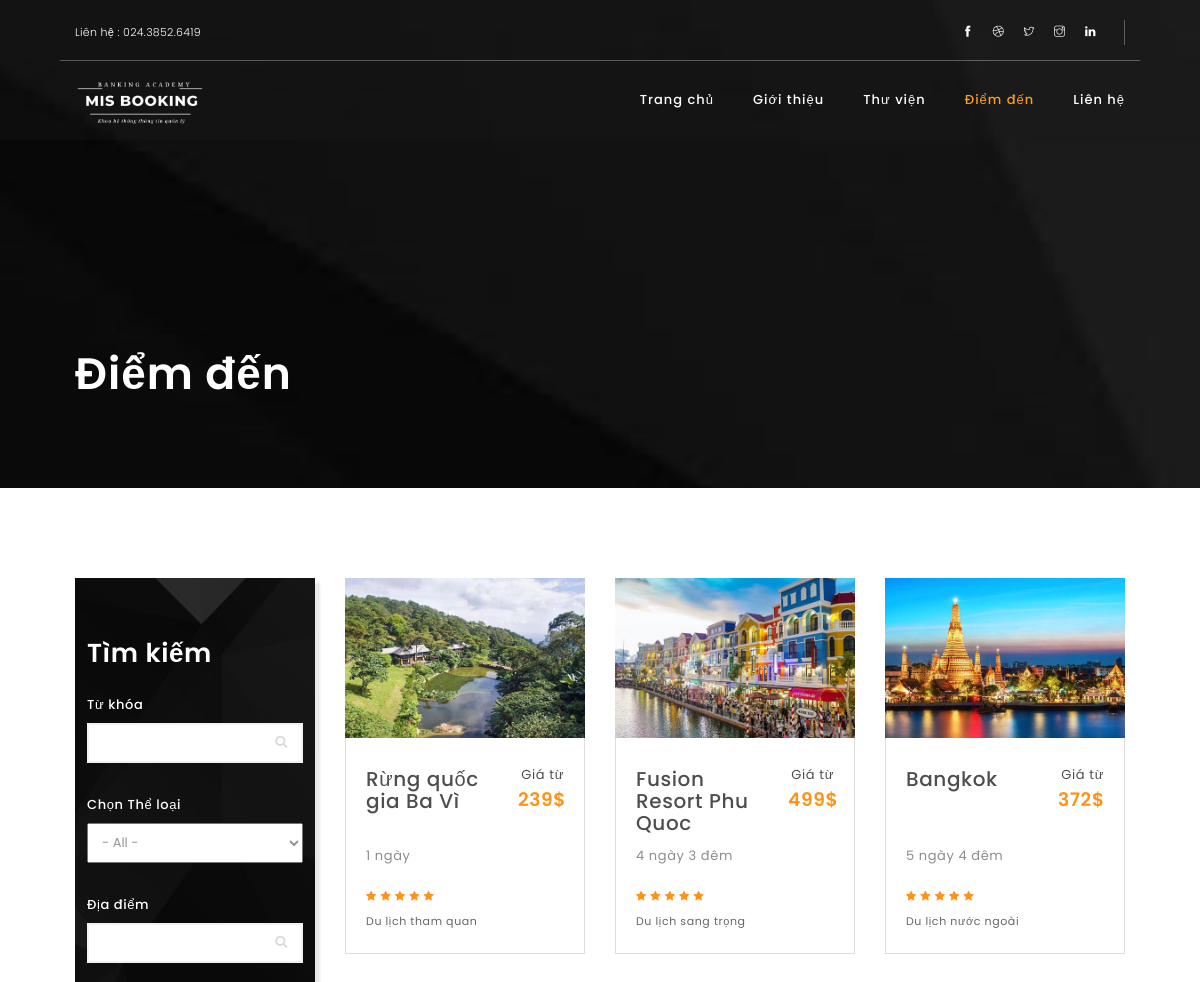
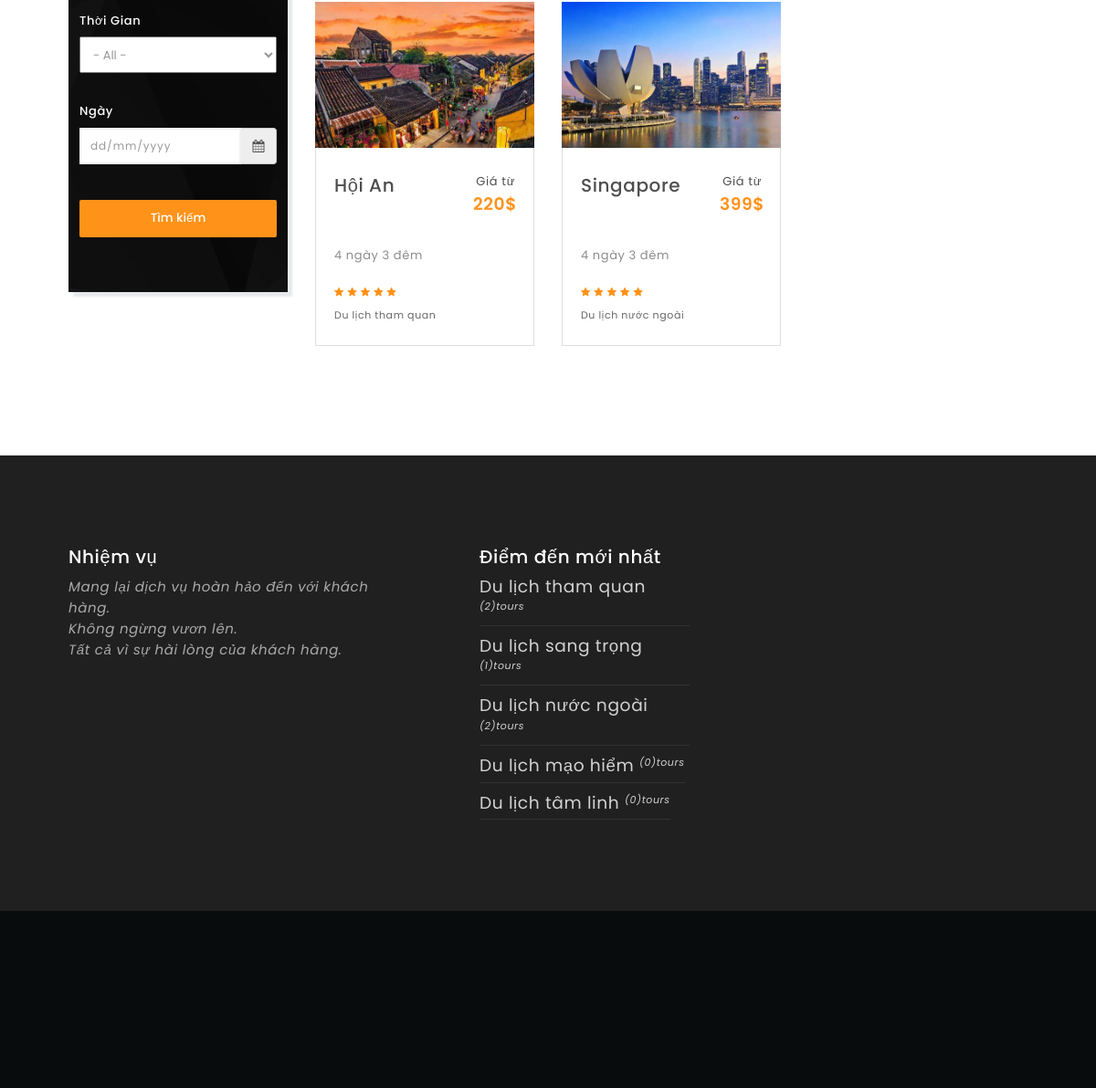
Page /destination.php on the committed database (2 pictures, top to bottom).
### tables this page shows
CREATE TABLE `tbl_tour` (
  `id_tour` int(11) NOT NULL,
  `loai_hinh` varchar(30) NOT NULL,
  `diem_den` varchar(50) NOT NULL,
  `khoang_thoi_gian` varchar(30) NOT NULL,
  `anh_1` varchar(255) NOT NULL,
  `anh_2` varchar(255) NOT NULL,
  `gioi_thieu_tour` text NOT NULL,
  `dich_vu_1` varchar(40) NOT NULL,
  `dich_vu_2` varchar(40) NOT NULL,
  `dich_vu_3` varchar(40) NOT NULL,
  `dich_vu_4` varchar(40) NOT NULL,
  `dich_vu_5` varchar(40) NOT NULL,
  `gia` int(11) NOT NULL,
  `link` text NOT NULL
);

### destination.php (the view, shortened to what this page needs)
<!DOCTYPE html>
<html lang="zxx">
<html lang="vi">
  <head>
    <link href="css/bootstrap.min.css" rel="stylesheet">
    <link rel="stylesheet" href="css/themify-icons.css">
    <link href="font-awesome/css/font-awesome.css" rel="stylesheet">
    <link href="css/datepicker.min.css" rel="stylesheet">
    <link rel="stylesheet" type="text/css" href="css/fullwidth.css" media="screen" />
  <link rel="stylesheet" type="text/css" href="rs-plugin/css/settings.css" media="screen" />
    <link rel="stylesheet" href="css/rev-settings.css" type="text/css">
    <link href="css/animated-on3step.css" rel="stylesheet">
    <link href="css/owl.carousel.css" rel="stylesheet">
    <link href="css/owl.theme.css" rel="stylesheet">
    <link href="css/on3step-style.css" rel="stylesheet">
    <link href="css/queries-on3step.css" media="all" rel="stylesheet">
  </head>
  <body>
   <div class="content-wrapper">
   <header class="init">
    <div class="container-fluid m-5-hor">
    <div class="row">
        <div class="subnav">
         <div class="col-md-6">
          <div class="left">
            <div class="social-icons-subnav hidden-sm hidden-xs">
                <div>Liên hệ : 024.3852.6419</div>
            </div>
          </div>
         </div>
         <div class="col-md-6">
          <div class="right">
            <div id="sub-icon" class="social-icons-subnav">
                <a href="#"><span class="ti-facebook"></span></a>
                <a href="#"><span class="ti-dribbble"></span></a>
                <a href="#"><span class="ti-twitter"></span></a>
                <a href="#"><span class="ti-instagram"></span></a>
                <a href="#"><span class="ti-linkedin"></span></a>
            </div>
          </div>
         </div>
        </div>
    </div>
    </div>
      <div class="navbar-default-white navbar-fixed-top">
        <div class="container-fluid m-5-hor">
        <div class="row">
          <a class="navbar-brand white" href="index.php">
          <img class="white" alt="logo" src="img/logo.png">
          </a>
          <div class="white menu-init" id="main-menu">
            <nav id="menu-center">
              <ul>
                <li>
                 <a href="index.php">Trang chủ </a>
                </li>
                <li>
                  <a href="about.php">Giới thiệu</a>
                </li>
                <li>
                  <a href="works.php">Thư viện </a>
                </li>
                <li>
                  <a  href="destination.php" class="actived">Điểm đến </a>
                </li>
                <li>
                  <a  href="contact.php">Liên hệ</a>
                </li>
              </ul>
            </nav>
          </div>
        </div>
        </div>
      </div>
      </header>
      <section id="subheader">
        <div class="container-fluid m-5-hor">
          <div class="row">
            <div class="col-md-12">
              <h1 class="big-heading">
                Điểm đến
              </h1>
            </div>
        </div>
       </div>
      </section>
      <section aria-label="section-blog" id="content">
        <div class="container-fluid m-5-hor">
          <div class="row">
            <div class="col-md-3">
                <div class="frm-search" style="background: url(img/bg-search-ver.jpg);">
                <div class="container-fluid m-5-hor m-5-hor-dev">
                  <div class="row">
                    <form class="form-inline" method="GET" action="destination_search.php" id="sform">
                      <div class="form-group">
                        <h3 class="big-heading">Tìm kiếm</h3>
                      </div>
                      <div class="form-group search-icn">
                        <label for="tu_khoa">Từ khóa</label>
                        <input type="text" class="form-control" required id="tu_khoa " name="tu_khoa">
                      </div>
                      <div class="form-group">
                        <label for="the_loai">Chọn Thể loại </label>
                        <select name="select-trip" id="the_loai" >
                          <option value="99">- All -</option>
                        </select>
                      </div>
                      <div class="form-group search-icn">
                        <label for="dia_diem">Địa điểm</label>
                        <input type="text" class="form-control" required id="dia_diem" name="dia_diem">
                      </div>
                      <div class="form-group">
                        <label for="thoi_gian">Thời Gian</label>
                        <select name="duraion" required id="thoi_gian" name="thoi_gian">
                          <option value="">- All -</option>
                        </select>
                      </div>
                      <div class="form-group">
                        <label>Ngày</label>
                        <div id="filterDate2">
                        <div class="input-group date" data-date-format="dd/mm/yyyy">
                          <input type="text" class="form-control" placeholder="dd/mm/yyyy" required>
                          <div class="input-group-addon" >
                            <span class="fa fa-calendar"></span>
                          </div>
                        </div>
                      </div>
                      </div>
                      <input class="btn-frm-search" value="Tìm kiếm" type="submit">
                    </form>
                  </div>
                </div>
                </div>
            </div>
            <div class="col-md-9">
              <div class="row">
                <?php
                  $ket_noi = mysqli_connect("localhost","root","","mis_booking");
                  $sql=" SELECT * FROM `tbl_tour` ";
                  $noi_dung_tour = mysqli_query($ket_noi,$sql);
                  while ($row = mysqli_fetch_array($noi_dung_tour))
                  {
                ;?>
                <div class="col-md-6 col-lg-4">
                <div class="gal-home">
                  <a href="projects-detail.php?id=<?php echo $row['id_tour'];?>" >
                    <div class="hovereffect">
                      <img alt="imageportofolio" class="img-responsive" src="./img/tour/<?php echo $row["anh_1"] ;?>">
                    </div>
                    <div class="gal-home-content">
                      <div class="row">
                        <div class="col-md-8">
                          <h4 class="autoheight"> <?php echo $row["diem_den"] ;?> </h4>
                          <p><?php echo $row["khoang_thoi_gian"] ;?></p>
                          <div class="star-content">
                            <i class="fa fa-star" aria-hidden="true"></i>
                            <i class="fa fa-star" aria-hidden="true"></i>
                            <i class="fa fa-star" aria-hidden="true"></i>
                            <i class="fa fa-star" aria-hidden="true"></i>
                            <i class="fa fa-star" aria-hidden="true"></i>
                           </div>
                           <div class="review-cont big-heading"><?php echo $row["loai_hinh"] ;?></div>
                         </div>
                         <div class="col-md-4">
                            <div class="heading-price">Giá từ</div>
                            <div class="price big-heading"><?php echo $row["gia"] ;?>$</div>
                          </div>
                      </div>
                    </div>
                  </a>
                </div>
                </div>
                <?php
                    }
                  ;?>
             </div>
            </div>
          </div>
        </div>
      </section>
      <section aria-label="subfooter" class="subfooter no-bottom">
        <div class="container-fluid m-5-hor">
          <div class="row">
           <div class="col-md-4">
            <div class="wrap-subfooter">
             <h4>Nhiệm vụ</h4>
             <div class="subfooter-content-left"><i>Mang lại dịch vụ hoàn hảo đến với khách hàng.</i> <br> <i>Không ngừng vươn lên. </i> <br> <i>Tất cả vì sự hài lòng của khách hàng.</i> </div>
            </div>
           </div>
           <div class="col-md-3 col-md-offset-1" >
            <div class="wrap-subfooter">
             <h4>Điểm đến mới nhất</h4>
              <div class="tag-country" >
                <a href="destination_new.php?id=tham_quan" class="list-country"  >
                  <?php
                    $sql=" SELECT * FROM `tbl_tour` WHERE `loai_hinh` LIKE 'Du lịch tham quan' ";
                    $sl= mysqli_query($ket_noi,$sql);
                  ;?>
                  Du lịch tham quan <sup>(<?php echo mysqli_num_rows($sl); ;?>)tours</sup>
                </a>
                <a href="destination_new.php?id=sang_trong" class="list-country" >
                  <?php
                    $sql=" SELECT * FROM `tbl_tour` WHERE `loai_hinh` LIKE 'Du lịch sang trọng' ";
                    $sl= mysqli_query($ket_noi,$sql);
                  ;?>
                  Du lịch sang trọng <sup>(<?php echo mysqli_num_rows($sl); ;?>)tours</sup>
                </a>
                <a href="destination_new.php?id=nuoc_ngoai" class="list-country" >
                  <?php
                    $sql=" SELECT * FROM `tbl_tour` WHERE `loai_hinh` LIKE 'Du lịch nước ngoài' ";
                    $sl= mysqli_query($ket_noi,$sql);
                  ;?>
                  Du lịch nước ngoài <sup>(<?php echo mysqli_num_rows($sl); ;?>)tours</sup>
                </a>
                <a href="destination_new.php?id=mao_hiem" class="list-country" >
                  <?php
                    $sql=" SELECT * FROM `tbl_tour` WHERE `loai_hinh` LIKE 'Du lịch mạo hiểm' ";
                    $sl= mysqli_query($ket_noi,$sql);
                  ;?>
                  Du lịch mạo hiểm <sup>(<?php echo mysqli_num_rows($sl); ;?>)tours</sup>
                </a>
                <a href="destination_new.php?id=tam_linh" class="list-country" >
                  <?php
                    $sql=" SELECT * FROM `tbl_tour` WHERE `loai_hinh` LIKE 'Du lịch tâm linh' ";
                    $sl= mysqli_query($ket_noi,$sql);
                  ;?>
                  Du lịch tâm linh <sup>(<?php echo mysqli_num_rows($sl); ;?>)tours</sup>
                </a>
              </div>
            </div>
           </div>
           <div class="col-md-3 col-md-offset-1">
            <div class="wrap-subfooter">
            </div>
           </div>
          </div>
        </div>
      </section>
      <footer class="main text-center">
        <div class="container-fluid m-5-hor">
          <div class="row">
          </div>
        </div>
      </footer>
    </div>
  </body>
</html>

### css/fullwidth.css (style rules this page uses)
html { overflow-x:hidden; padding: 0 !important; background:#fff; margin:0px !important; }

### rows in the picture
tbl_tour: shows a picture, diem_den "Rừng quốc gia Ba Vì", khoang_thoi_gian "1 ngày", loai_hinh "Du lịch tham quan", gia "239"
tbl_tour: shows a picture, diem_den "Fusion Resort Phu Quoc", khoang_thoi_gian "4 ngày 3 đêm", loai_hinh "Du lịch sang trọng", gia "499"
tbl_tour: shows a picture, diem_den "Bangkok", khoang_thoi_gian "5 ngày 4 đêm", loai_hinh "Du lịch nước ngoài", gia "372"
tbl_tour: shows a picture, diem_den "Hội An", khoang_thoi_gian "4 ngày 3 đêm", loai_hinh "Du lịch tham quan", gia "220"
tbl_tour: shows a picture, diem_den "Singapore", khoang_thoi_gian "4 ngày 3 đêm", loai_hinh "Du lịch nước ngoài", gia "399"

### other values in the picture
mysqli_num_rows($sl) "2"
mysqli_num_rows($sl) "1"
mysqli_num_rows($sl) "0"
